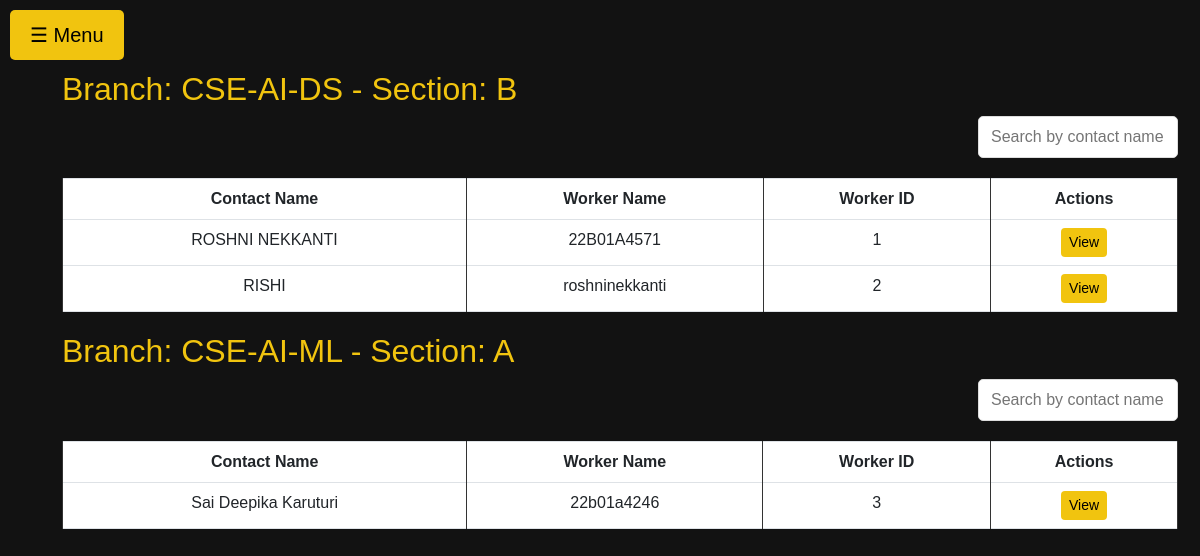
Screenshot of /view_students (signed in) with the database file from the repository.
### home/models.py (models this page shows, shortened)
class Contact(models.Model):
    staff = models.OneToOneField(User, on_delete=models.CASCADE,null=True)
    fullname = models.CharField(max_length=60)
    branch = models.CharField(max_length=100,choices=BRANCH,null=True)
    stdyear = models.CharField(max_length=6)
    phno = models.CharField(max_length=12)
    git = models.CharField(max_length=100)
    linkedin = models.CharField(max_length=100)
    hrank = models.CharField(max_length=100)
    aadhar = models.CharField(max_length=16)
    addr = models.TextField()
    adnum=models.CharField(max_length=11)
    image = models.ImageField(default='mysite\templates\avatar.jpg',upload_to='contact_images')
    section = models.CharField(max_length=100,choices=SEC,null=True)

### home/views.py (the view)
# urls.py: path('view_students',views.view_students, name='view_students'),
@login_required(login_url="/login/")
def view_students(request):
    contacts = Contact.objects.all()
    workers = User.objects.all()
    grouped_contacts = {}
    for contact in contacts:
        branch_section_key = (contact.branch, contact.section)
        if branch_section_key not in grouped_contacts:
            grouped_contacts[branch_section_key] = []
        grouped_contacts[branch_section_key].append(contact)
    context = {"grouped_contacts": grouped_contacts, "workers": workers}
    return render(request, "view_students.html", context)

### templates/view_students.html (shortened to what this page needs)
<!DOCTYPE html>
<html lang="en">
<head>
    <link href="https://cdn.jsdelivr.net/npm/bootstrap@5.3.0-alpha3/dist/css/bootstrap.min.css" rel="stylesheet">
    <link rel="stylesheet" href="https://use.fontawesome.com/releases/v5.15.2/css/all.css">
</head>
<body>
    <button class="open-btn" onclick="openNav()">☰ Menu</button>
    <div class="container">
        {% for branch_section, contacts in grouped_contacts.items %}
        <h2>Branch: {{ branch_section.0 }} - Section: {{ branch_section.1 }}</h2>
        <div class="search-container">
            <input type="text" class="search-input" id="searchInput" placeholder="Search by contact name, worker name, or worker ID">
        </div>
        <table class="table table-bordered table-hover" id="studentsTable">
            <thead>
                <tr>
                    <th>Contact Name</th>
                    <th>Worker Name</th>
                    <th>Worker ID</th>
                    <th>Actions</th>
                </tr>
            </thead>
            <tbody>
                {% for contact in contacts %}
                <tr>
                    <td>{{ contact.fullname }}</td>
                    {% for worker in workers %}
                        {% if worker.id == contact.staff_id %}
                        <td>{{ worker.username }}</td>
                        <td>{{ worker.id }}</td>
                        <td>
                            <a class="btn btn-info btn-sm" href="{% url 'studentdetail' worker.id %}">View</a>
                        </td>
                        {% endif %}
                    {% endfor %}
                </tr>
                {% endfor %}
            </tbody>
        </table>
        {% endfor %}
    </div>
</body>
</html>

### templates/view_students.html (style rules this page uses)
body { background-color: #121212; color: #f1c40f; font-family: Arial, sans-serif; margin: 0; }
.open-btn { font-size: 20px; cursor: pointer; background-color: #f1c40f; color: black; padding: 10px 20px; border: none; position: fixed; top: 10px; left: 10px; border-radius: 5px; transition: background 0.3s; }
.container { margin-left: 50px; padding-top: 50px; }
h2 { color: #f1c40f; margin-top: 20px; }
table { background-color: beige; color: white; width: 100%; }
th, td { border: 1px solid #333; text-align: center; padding: 10px; }
th { background-color: #333; color: #f1c40f; }
.btn-info { background-color: #f1c40f; color: black; border: none; }
.search-container { margin-bottom: 20px; text-align: right; }
.search-input { padding: 8px 12px; font-size: 16px; width: 200px; border-radius: 5px; border: 1px solid #ddd; }

### rows the page displays
Contact: branch "CSE-AI-DS", section "B", fullname "ROSHNI NEKKANTI"
Contact: fullname "RISHI"
Contact: branch "CSE-AI-ML", section "A", fullname "Sai Deepika Karuturi"

### other values shown
{{ worker.username }} "22B01A4571"
{{ worker.id }} "1"
{{ worker.username }} "roshninekkanti"
{{ worker.id }} "2"
{{ worker.username }} "22b01a4246"
{{ worker.id }} "3"
